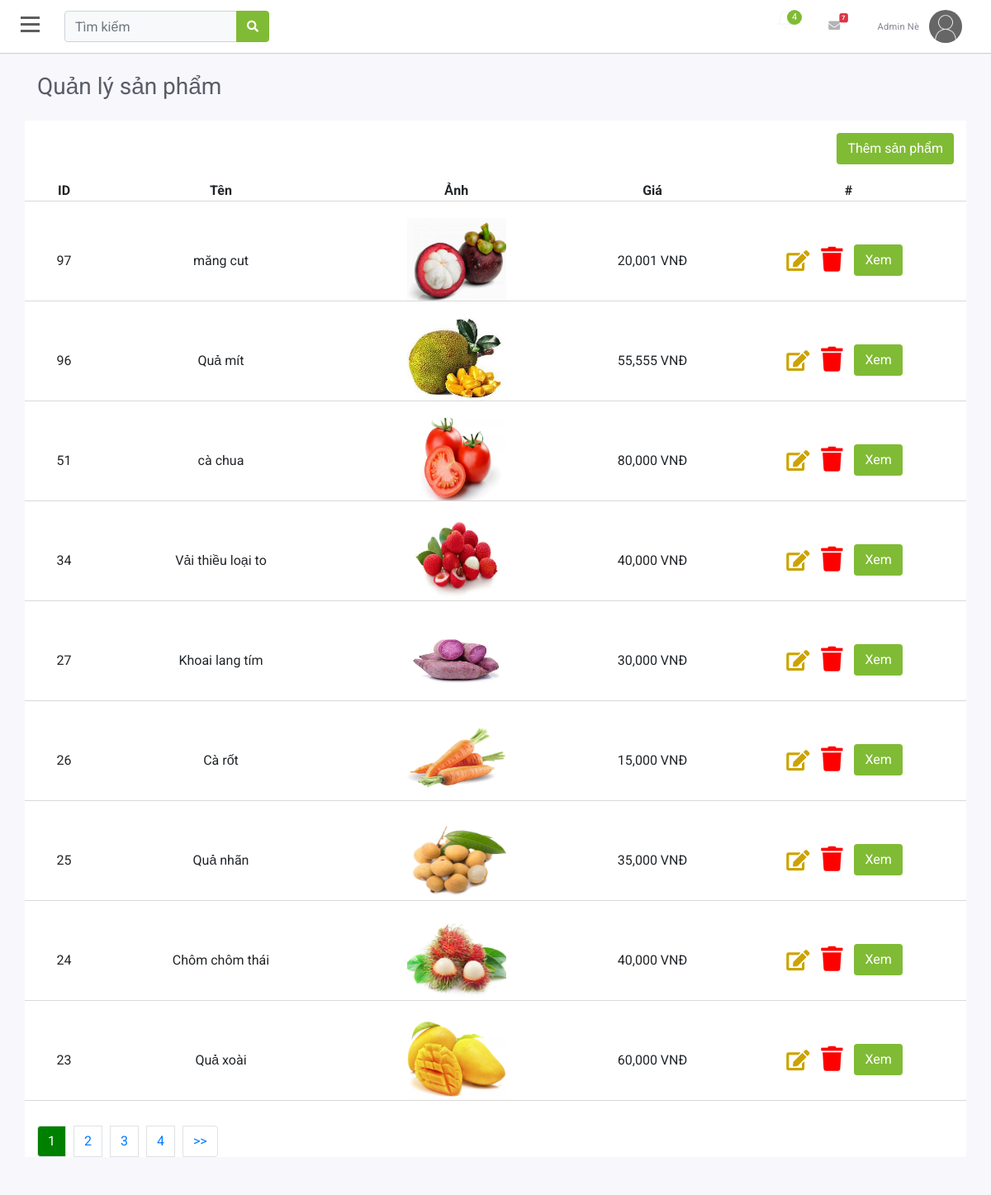
Page /Admin/index.php?mod=product (signed in) on the committed database.
### tables this page shows
CREATE TABLE `product` (
  `ID` int(11) NOT NULL,
  `Name` varchar(50) NOT NULL,
  `Price` double NOT NULL,
  `Image` varchar(20) NOT NULL,
  `Des` varchar(2000) NOT NULL,
  `Note` varchar(50) NOT NULL,
  `cateID` int(11) NOT NULL,
  `Time` datetime DEFAULT NULL
);

### Admin/MVC/Models/Connection.php (called while the page is built, shortened)
<?php
    class Connection{
        function __construct()
        {
            $severname ="localhost";
            $username ="root";
            $password ="";
            $db_name ="shopraucu";
            $this->conn = new mysqli($severname,$username,$password,$db_name);
        }
    }
?>

### Admin/MVC/Models/model.php (called while the page is built, shortened)
<?php
require_once("Connection.php");
class Model
{
    var $conn;
    var $table;
    var $contens;
    function __construct()
    {
        $conn_obj = new Connection();
        $this->conn = $conn_obj->conn;
    }
    function limit_all($a, $b)
    {
        $query =  "SELECT * from $this->table  ORDER BY $this->contens DESC limit $a,$b";
        require("result.php");
        return $data;
    }
    function count()
    {
        $query = "SELECT COUNT($this->contens) as tong FROM $this->table";
        return $this->conn->query($query)->fetch_assoc();
    }
}

### Admin/MVC/Models/result.php (called while the page is built)
<?php
$result = $this->conn->query($query);
$data = array();
while ($row = $result->fetch_assoc()) {
    $data[] = $row;
}
?>

### Admin/MVC/Views/product/list.php (the view, shortened to what this page needs)
<div class="container">
                            <div class="row">
                                <div class="col-md-12 mt-lg-4 mt-4">
                                    <div class="d-sm-flex align-items-center justify-content-between mb-4">
                                        <h1 class="h3 mb-0 text-gray-800">Quản lý sản phẩm</h1>
                                    </div>
                                </div>
                            </div>
                        </div>
                        <div class="container"  style="background-color: #fff;">
                            <div class="row">
                                <div class="col-md-12">
                                    <?php if(isset($_SESSION['isLogin_Admin'])) { ?>
                                    <button class="btn" style="margin-top:15px;float: right" data-toggle="modal" data-target="#addSP">Thêm sản phẩm</button><?php } ?>
                                </div>
                            </div>
                            <div class="row row1">
                                <div class="col-md-1">
                                    <b>ID</b>
                                </div>
                                <div class="col-md-3">
                                    <b>Tên</b>
                                </div>
                                <div class="col-md-3">
                                    <b>Ảnh</b>
                                </div>
                                <div class="col-md-2">
                                    <b>Giá</b>
                                </div>
                                <div class="col-md-3">
                                    <b>#</b>
                                </div>
                            </div>
                            <?php foreach($data as $row) : ?>
                                <div class="row row2">
                                    <div class="col-md-1">
                                        <p class="cap_gh"><?= $row['ID'] ?></p>
                                    </div>
                                    <div class="col-md-3">
                                        <p class="cap_gh"><?= $row['Name'] ?></p>
                                    </div>
                                    <div class="col-md-3">
                                        <img src="../public/images/<?= $row['Image'] ?>" alt="" id="anh_gh">
                                    </div>
                                    <div class="col-md-2">
                                        <p class="cap_gh"><?= number_format($row['Price']) ?> VNĐ</p>
                                    </div>
                                    <div class="col-md-3">
                                        <?php if(isset($_SESSION['isLogin_Admin'])) { ?>
                                        <a href="?mod=product&xuly=edit&id=<?= $row['ID'] ?>"><i class="fa fa-edit" id="icon1"></i></a>
                                        <a  href="?mod=product&xuly=delete&id=<?= $row['ID'] ?>" onclick="return confirm('Bạn có chắc chắn không?');"><i class="fa fa-trash" id="icon2" ></i></a>
                                        <?php } ?>
                                        <a href="?mod=product&xuly=detail&id=<?= $row['ID']?>" class="btn" id="icon3" <?php if(!isset($_SESSION['isLogin_Admin'])) echo 'style="margin-top: 35px"' ?> title="">Xem</a>
                                    </div>
                                </div>
                            <?php endforeach; ?>
                            <div style="margin-top: 30px" >
                                <ul class="pagination">
                                    <?php if($total_page>=2){ ?>
                                        <?php for($i=1 ; $i<= $total_page ;$i++) {?>
                                            <li class="page-item"><a class="page-link <?php if($page==$i) echo 'active1'?>" href="?mod=product&xuly=list&page=<?= $i ?>"><?php echo $i ?></a></li>
                                        <?php } ?>
                                        <?php if($page<$total_page) { ?>
                                            <li class="page-item"><a class="page-link" href="?mod=product&xuly=list&page=<?= $page+1?>">>></a></li>
                                        <?php } ?>
                                    <?php } ?>
                                </ul>
                            </div>
                        </div>
                        <div class="container-fluid" style="background-color: #f7f7fc;height: 30px" ></div>

### Admin/public/js/admin.css (style rules this page uses)
body { position: relative; overflow-x:hidden; background: #f7f7fc; font-family: 'Roboto', sans-serif; }
body, html { height: 100%; }
.text-gray-800 { color: #5a5c69!important; font-size: 1.75rem; font-weight: 400; line-height: 1.2; }
a { margin-right: 10px; }
a { color: #fff; }
.row1,.row2 { margin-top: 20px; text-align: center; border-bottom: 1px solid #d9d9d9; }
#anh_gh { width: 120px; height: 100px; }
.cap_gh { padding-top: 40px; text-align: center; }
#icon1 { font-size: 25px; padding-top: 35px; color: #cca300; }
#icon3 { margin-bottom: 10px; }
#icon2 { font-size: 30px; padding-top: 35px; color: red; }
.active1 { background-color: #008000; color: #fff; }
.btn { text-decoration: none; color: #fff; background-color: #80bb35; }

### rows in the picture
product: ID "97", Name "măng cut", Image (picture), Price "20,001"
product: ID "96", Name "Quả mít", Image (picture), Price "55,555"
product: ID "51", Name "cà chua", Image (picture), Price "80,000"
product: ID "34", Name "Vải thiều loại to", Image (picture), Price "40,000"
product: ID "27", Name "Khoai lang tím", Image (picture), Price "30,000"
product: ID "26", Name "Cà rốt", Image (picture), Price "15,000"
product: ID "25", Name "Quả nhãn", Image (picture), Price "35,000"
product: ID "24", Name "Chôm chôm thái", Image (picture), Price "40,000"
product: ID "23", Name "Quả xoài", Image (picture), Price "60,000"

### other values in the picture
$_SESSION['login']['Ho'] "Admin"
$_SESSION['login']['Ten'] "Nè"
